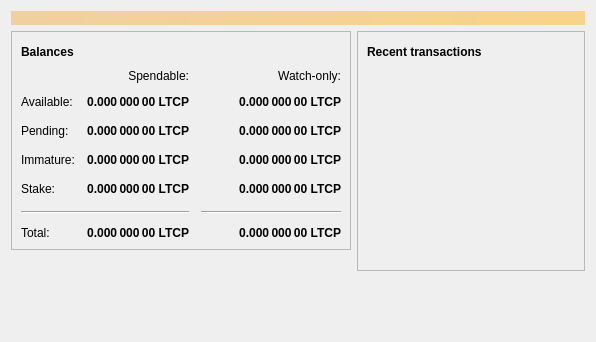
<?xml version="1.0" encoding="UTF-8"?>
<ui version="4.0">
 <class>OverviewPage</class>
 <widget class="QWidget" name="OverviewPage">
  <property name="geometry">
   <rect>
    <x>0</x>
    <y>0</y>
    <width>596</width>
    <height>342</height>
   </rect>
  </property>
  <property name="windowTitle">
   <string>Form</string>
  </property>
  <layout class="QVBoxLayout" name="topLayout">
   <item>
    <widget class="QLabel" name="labelAlerts">
     <property name="visible">
      <bool>false</bool>
     </property>
     <property name="styleSheet">
      <string notr="true">QLabel { background-color: qlineargradient(x1: 0, y1: 0, x2: 1, y2: 0, stop:0 #F0D0A0, stop:1 #F8D488); color:#000000; }</string>
     </property>
     <property name="wordWrap">
      <bool>true</bool>
     </property>
     <property name="margin">
      <number>3</number>
     </property>
     <property name="textInteractionFlags">
      <set>Qt::TextSelectableByMouse</set>
     </property>
    </widget>
   </item>
   <item>
    <layout class="QHBoxLayout" name="horizontalLayout" stretch="1,1">
     <item>
      <layout class="QVBoxLayout" name="verticalLayout_2">
       <item>
        <widget class="QFrame" name="frame">
         <property name="frameShape">
          <enum>QFrame::StyledPanel</enum>
         </property>
         <property name="frameShadow">
          <enum>QFrame::Raised</enum>
         </property>
         <layout class="QVBoxLayout" name="verticalLayout_4">
          <item>
           <layout class="QHBoxLayout" name="horizontalLayout_4">
            <item>
             <widget class="QLabel" name="label_5">
              <property name="font">
               <font>
                <weight>75</weight>
                <bold>true</bold>
               </font>
              </property>
              <property name="text">
               <string>Balances</string>
              </property>
             </widget>
            </item>
            <item>
             <widget class="QPushButton" name="labelWalletStatus">
              <property name="enabled">
               <bool>true</bool>
              </property>
              <property name="maximumSize">
               <size>
                <width>30</width>
                <height>16777215</height>
               </size>
              </property>
              <property name="toolTip">
               <string>The displayed information may be out of date. Your wallet automatically synchronizes with the Scootercoin network after a connection is established, but this process has not completed yet.</string>
              </property>
              <property name="text">
               <string/>
              </property>
              <property name="icon">
               <iconset resource="../bitcoin.qrc">
                <normaloff>:/icons/warning</normaloff>
                <disabledoff>:/icons/warning</disabledoff>:/icons/warning</iconset>
              </property>
              <property name="iconSize">
               <size>
                <width>24</width>
                <height>24</height>
               </size>
              </property>
              <property name="flat">
               <bool>true</bool>
              </property>
             </widget>
            </item>
            <item>
             <spacer name="horizontalSpacer_3">
              <property name="orientation">
               <enum>Qt::Horizontal</enum>
              </property>
              <property name="sizeHint" stdset="0">
               <size>
                <width>40</width>
                <height>20</height>
               </size>
              </property>
             </spacer>
            </item>
           </layout>
          </item>
          <item>
           <layout class="QGridLayout" name="gridLayout">
            <property name="spacing">
             <number>12</number>
            </property>
            <item row="2" column="2">
             <widget class="QLabel" name="labelWatchPending">
              <property name="font">
               <font>
                <weight>75</weight>
                <bold>true</bold>
               </font>
              </property>
              <property name="cursor">
               <cursorShape>IBeamCursor</cursorShape>
              </property>
              <property name="toolTip">
               <string>Unconfirmed transactions to watch-only addresses</string>
              </property>
              <property name="text">
               <string notr="true">0.000 000 00 LTCP</string>
              </property>
              <property name="alignment">
               <set>Qt::AlignRight|Qt::AlignTrailing|Qt::AlignVCenter</set>
              </property>
              <property name="textInteractionFlags">
               <set>Qt::LinksAccessibleByMouse|Qt::TextSelectableByKeyboard|Qt::TextSelectableByMouse</set>
              </property>
             </widget>
            </item>
            <item row="2" column="1">
             <widget class="QLabel" name="labelUnconfirmed">
              <property name="font">
               <font>
                <weight>75</weight>
                <bold>true</bold>
               </font>
              </property>
              <property name="cursor">
               <cursorShape>IBeamCursor</cursorShape>
              </property>
              <property name="toolTip">
               <string>Total of transactions that have yet to be confirmed, and do not yet count toward the spendable balance</string>
              </property>
              <property name="text">
               <string notr="true">0.000 000 00 LTCP</string>
              </property>
              <property name="alignment">
               <set>Qt::AlignRight|Qt::AlignTrailing|Qt::AlignVCenter</set>
              </property>
              <property name="textInteractionFlags">
               <set>Qt::LinksAccessibleByMouse|Qt::TextSelectableByKeyboard|Qt::TextSelectableByMouse</set>
              </property>
             </widget>
            </item>
            <item row="3" column="2">
             <widget class="QLabel" name="labelWatchImmature">
              <property name="font">
               <font>
                <weight>75</weight>
                <bold>true</bold>
               </font>
              </property>
              <property name="cursor">
               <cursorShape>IBeamCursor</cursorShape>
              </property>
              <property name="toolTip">
               <string>Mined balance in watch-only addresses that has not yet matured</string>
              </property>
              <property name="text">
               <string notr="true">0.000 000 00 LTCP</string>
              </property>
              <property name="alignment">
               <set>Qt::AlignRight|Qt::AlignTrailing|Qt::AlignVCenter</set>
              </property>
              <property name="textInteractionFlags">
               <set>Qt::LinksAccessibleByMouse|Qt::TextSelectableByKeyboard|Qt::TextSelectableByMouse</set>
              </property>
             </widget>
            </item>
            <item row="5" column="0" colspan="2">
             <widget class="Line" name="line">
              <property name="orientation">
               <enum>Qt::Horizontal</enum>
              </property>
             </widget>
            </item>
            <item row="5" column="2">
             <widget class="Line" name="lineWatchBalance">
              <property name="sizePolicy">
               <sizepolicy hsizetype="Preferred" vsizetype="Fixed">
                <horstretch>0</horstretch>
                <verstretch>0</verstretch>
               </sizepolicy>
              </property>
              <property name="minimumSize">
               <size>
                <width>140</width>
                <height>0</height>
               </size>
              </property>
              <property name="orientation">
               <enum>Qt::Horizontal</enum>
              </property>
             </widget>
            </item>
            <item row="6" column="0">
             <widget class="QLabel" name="labelTotalText">
              <property name="text">
               <string>Total:</string>
              </property>
             </widget>
            </item>
            <item row="3" column="1">
             <widget class="QLabel" name="labelImmature">
              <property name="font">
               <font>
                <weight>75</weight>
                <bold>true</bold>
               </font>
              </property>
              <property name="cursor">
               <cursorShape>IBeamCursor</cursorShape>
              </property>
              <property name="toolTip">
               <string>Mined balance that has not yet matured</string>
              </property>
              <property name="text">
               <string notr="true">0.000 000 00 LTCP</string>
              </property>
              <property name="alignment">
               <set>Qt::AlignRight|Qt::AlignTrailing|Qt::AlignVCenter</set>
              </property>
              <property name="textInteractionFlags">
               <set>Qt::LinksAccessibleByMouse|Qt::TextSelectableByKeyboard|Qt::TextSelectableByMouse</set>
              </property>
             </widget>
            </item>
            <item row="2" column="3">
             <spacer name="horizontalSpacer_2">
              <property name="orientation">
               <enum>Qt::Horizontal</enum>
              </property>
              <property name="sizeHint" stdset="0">
               <size>
                <width>40</width>
                <height>20</height>
               </size>
              </property>
             </spacer>
            </item>
            <item row="3" column="0">
             <widget class="QLabel" name="labelImmatureText">
              <property name="text">
               <string>Immature:</string>
              </property>
             </widget>
            </item>
            <item row="4" column="1">
             <widget class="QLabel" name="labelStake">
              <property name="font">
               <font>
                <weight>75</weight>
                <bold>true</bold>
               </font>
              </property>
              <property name="cursor">
               <cursorShape>IBeamCursor</cursorShape>
              </property>
              <property name="toolTip">
               <string>Stake</string>
              </property>
              <property name="text">
               <string notr="true">0.000 000 00 LTCP</string>
              </property>
              <property name="alignment">
               <set>Qt::AlignRight|Qt::AlignTrailing|Qt::AlignVCenter</set>
              </property>
              <property name="textInteractionFlags">
               <set>Qt::LinksAccessibleByMouse|Qt::TextSelectableByKeyboard|Qt::TextSelectableByMouse</set>
              </property>
             </widget>
            </item>
            <item row="4" column="3">
             <spacer name="horizontalSpacer_4">
              <property name="orientation">
               <enum>Qt::Horizontal</enum>
              </property>
              <property name="sizeHint" stdset="0">
               <size>
                <width>40</width>
                <height>20</height>
               </size>
              </property>
             </spacer>
            </item>
            <item row="4" column="0">
             <widget class="QLabel" name="labelStakeText">
              <property name="text">
                <string>Stake:</string>
              </property>
             </widget>
            </item>
            <item row="4" column="2">
             <widget class="QLabel" name="labelWatchStake">
              <property name="font">
               <font>
                <weight>75</weight>
                <bold>true</bold>
               </font>
              </property>
              <property name="cursor">
               <cursorShape>IBeamCursor</cursorShape>
              </property>
              <property name="toolTip">
               <string>Watch Stake</string>
              </property>
              <property name="text">
               <string notr="true">0.000 000 00 LTCP</string>
              </property>
              <property name="alignment">
               <set>Qt::AlignRight|Qt::AlignTrailing|Qt::AlignVCenter</set>
              </property>
              <property name="textInteractionFlags">
               <set>Qt::LinksAccessibleByMouse|Qt::TextSelectableByKeyboard|Qt::TextSelectableByMouse</set>
              </property>
             </widget>
            </item>
            <item row="6" column="1">
             <widget class="QLabel" name="labelTotal">
              <property name="font">
               <font>
                <weight>75</weight>
                <bold>true</bold>
               </font>
              </property>
              <property name="cursor">
               <cursorShape>IBeamCursor</cursorShape>
              </property>
              <property name="toolTip">
               <string>Your current total balance</string>
              </property>
              <property name="text">
               <string notr="true">0.000 000 00 LTCP</string>
              </property>
              <property name="alignment">
               <set>Qt::AlignRight|Qt::AlignTrailing|Qt::AlignVCenter</set>
              </property>
              <property name="textInteractionFlags">
               <set>Qt::LinksAccessibleByMouse|Qt::TextSelectableByKeyboard|Qt::TextSelectableByMouse</set>
              </property>
             </widget>
            </item>
            <item row="6" column="2">
             <widget class="QLabel" name="labelWatchTotal">
              <property name="font">
               <font>
                <weight>75</weight>
                <bold>true</bold>
               </font>
              </property>
              <property name="cursor">
               <cursorShape>IBeamCursor</cursorShape>
              </property>
              <property name="toolTip">
               <string>Current total balance in watch-only addresses</string>
              </property>
              <property name="text">
               <string notr="true">0.000 000 00 LTCP</string>
              </property>
              <property name="alignment">
               <set>Qt::AlignRight|Qt::AlignTrailing|Qt::AlignVCenter</set>
              </property>
              <property name="textInteractionFlags">
               <set>Qt::LinksAccessibleByMouse|Qt::TextSelectableByKeyboard|Qt::TextSelectableByMouse</set>
              </property>
             </widget>
            </item>
            <item row="0" column="2">
             <widget class="QLabel" name="labelWatchonly">
              <property name="text">
               <string>Watch-only:</string>
              </property>
              <property name="alignment">
               <set>Qt::AlignRight|Qt::AlignTrailing|Qt::AlignVCenter</set>
              </property>
             </widget>
            </item>
            <item row="1" column="0">
             <widget class="QLabel" name="labelBalanceText">
              <property name="text">
               <string>Available:</string>
              </property>
             </widget>
            </item>
            <item row="1" column="1">
             <widget class="QLabel" name="labelBalance">
              <property name="font">
               <font>
                <weight>75</weight>
                <bold>true</bold>
               </font>
              </property>
              <property name="cursor">
               <cursorShape>IBeamCursor</cursorShape>
              </property>
              <property name="toolTip">
               <string>Your current spendable balance</string>
              </property>
              <property name="text">
               <string notr="true">0.000 000 00 LTCP</string>
              </property>
              <property name="alignment">
               <set>Qt::AlignRight|Qt::AlignTrailing|Qt::AlignVCenter</set>
              </property>
              <property name="textInteractionFlags">
               <set>Qt::LinksAccessibleByMouse|Qt::TextSelectableByKeyboard|Qt::TextSelectableByMouse</set>
              </property>
             </widget>
            </item>
            <item row="1" column="2">
             <widget class="QLabel" name="labelWatchAvailable">
              <property name="font">
               <font>
                <weight>75</weight>
                <bold>true</bold>
               </font>
              </property>
              <property name="cursor">
               <cursorShape>IBeamCursor</cursorShape>
              </property>
              <property name="toolTip">
               <string>Your current balance in watch-only addresses</string>
              </property>
              <property name="text">
               <string notr="true">0.000 000 00 LTCP</string>
              </property>
              <property name="alignment">
               <set>Qt::AlignRight|Qt::AlignTrailing|Qt::AlignVCenter</set>
              </property>
              <property name="textInteractionFlags">
               <set>Qt::LinksAccessibleByMouse|Qt::TextSelectableByKeyboard|Qt::TextSelectableByMouse</set>
              </property>
             </widget>
            </item>
            <item row="2" column="0">
             <widget class="QLabel" name="labelPendingText">
              <property name="text">
               <string>Pending:</string>
              </property>
             </widget>
            </item>
            <item row="0" column="1">
             <widget class="QLabel" name="labelSpendable">
              <property name="text">
               <string>Spendable:</string>
              </property>
              <property name="alignment">
               <set>Qt::AlignRight|Qt::AlignTrailing|Qt::AlignVCenter</set>
              </property>
             </widget>
            </item>
           </layout>
          </item>
         </layout>
        </widget>
       </item>
       <item>
        <spacer name="verticalSpacer">
         <property name="orientation">
          <enum>Qt::Vertical</enum>
         </property>
         <property name="sizeHint" stdset="0">
          <size>
           <width>20</width>
           <height>40</height>
          </size>
         </property>
        </spacer>
       </item>
      </layout>
     </item>
     <item>
      <layout class="QVBoxLayout" name="verticalLayout_3">
       <item>
        <widget class="QFrame" name="frame_2">
         <property name="frameShape">
          <enum>QFrame::StyledPanel</enum>
         </property>
         <property name="frameShadow">
          <enum>QFrame::Raised</enum>
         </property>
         <layout class="QVBoxLayout" name="verticalLayout">
          <item>
           <layout class="QHBoxLayout" name="horizontalLayout_2">
            <item>
             <widget class="QLabel" name="label_4">
              <property name="font">
               <font>
                <weight>75</weight>
                <bold>true</bold>
               </font>
              </property>
              <property name="text">
               <string>Recent transactions</string>
              </property>
             </widget>
            </item>
            <item>
             <widget class="QPushButton" name="labelTransactionsStatus">
              <property name="enabled">
               <bool>true</bool>
              </property>
              <property name="maximumSize">
               <size>
                <width>30</width>
                <height>16777215</height>
               </size>
              </property>
              <property name="toolTip">
               <string>The displayed information may be out of date. Your wallet automatically synchronizes with the Scootercoin network after a connection is established, but this process has not completed yet.</string>
              </property>
              <property name="text">
               <string/>
              </property>
              <property name="icon">
               <iconset resource="../bitcoin.qrc">
                <normaloff>:/icons/warning</normaloff>
                <disabledoff>:/icons/warning</disabledoff>:/icons/warning</iconset>
              </property>
              <property name="iconSize">
               <size>
                <width>24</width>
                <height>24</height>
               </size>
              </property>
              <property name="flat">
               <bool>true</bool>
              </property>
             </widget>
            </item>
            <item>
             <spacer name="horizontalSpacer">
              <property name="orientation">
               <enum>Qt::Horizontal</enum>
              </property>
              <property name="sizeHint" stdset="0">
               <size>
                <width>40</width>
                <height>20</height>
               </size>
              </property>
             </spacer>
            </item>
           </layout>
          </item>
          <item>
           <widget class="QListView" name="listTransactions">
            <property name="styleSheet">
             <string notr="true">QListView { background: transparent; }</string>
            </property>
            <property name="frameShape">
             <enum>QFrame::NoFrame</enum>
            </property>
            <property name="verticalScrollBarPolicy">
             <enum>Qt::ScrollBarAlwaysOff</enum>
            </property>
            <property name="horizontalScrollBarPolicy">
             <enum>Qt::ScrollBarAlwaysOff</enum>
            </property>
            <property name="selectionMode">
             <enum>QAbstractItemView::NoSelection</enum>
            </property>
           </widget>
          </item>
         </layout>
        </widget>
       </item>
       <item>
        <spacer name="verticalSpacer_2">
         <property name="orientation">
          <enum>Qt::Vertical</enum>
         </property>
         <property name="sizeHint" stdset="0">
          <size>
           <width>20</width>
           <height>40</height>
          </size>
         </property>
        </spacer>
       </item>
      </layout>
     </item>
    </layout>
   </item>
  </layout>
 </widget>
 <resources/>
 <connections/>
</ui>
